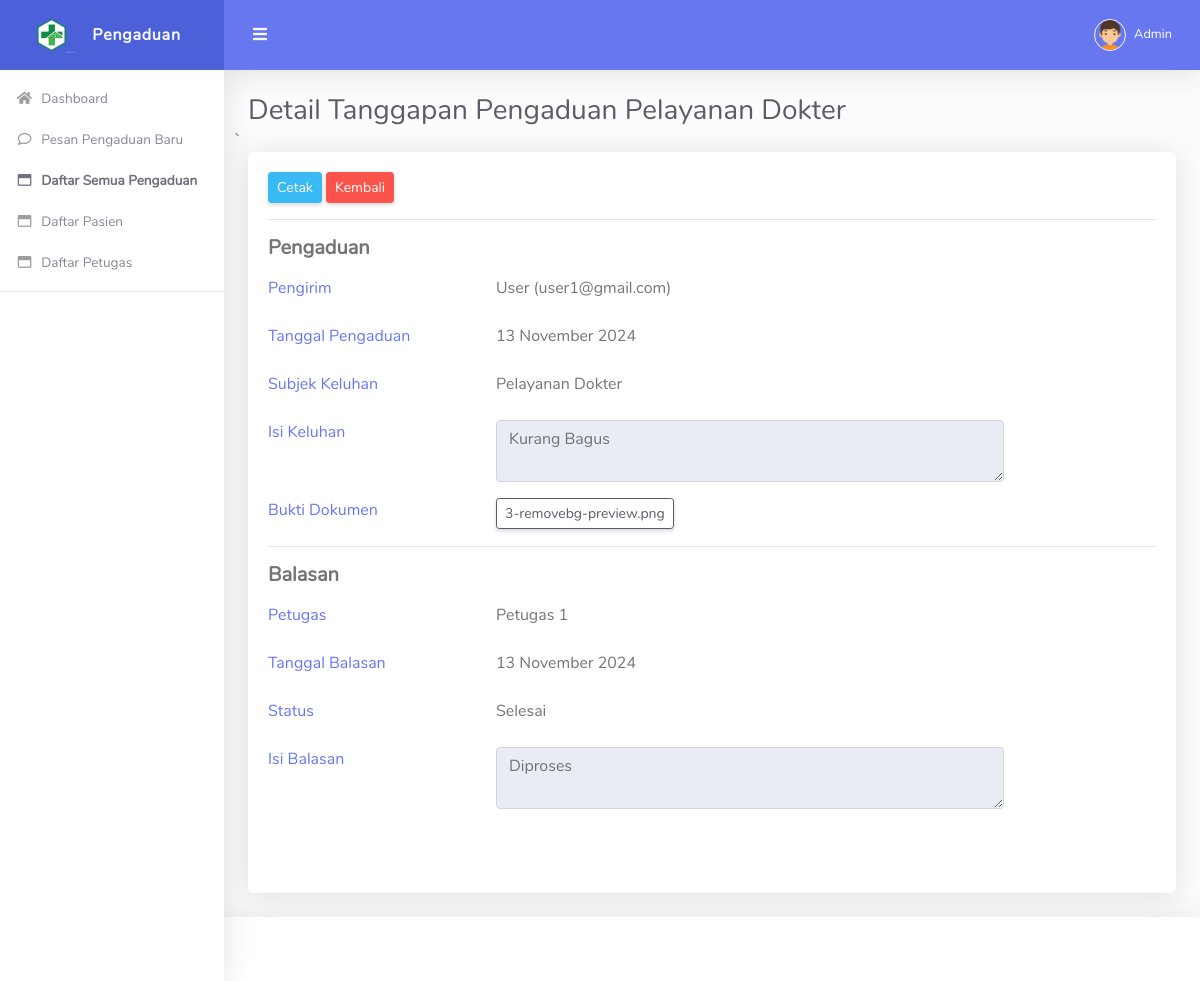
The page /admin/detail-pengaduan.php?id=51 (signed in) on the database its author committed.
### tables this page shows
CREATE TABLE `tbl_pengaduan` (
  `id_pengaduan` int NOT NULL,
  `subjek_pengaduan` varchar(150) NOT NULL,
  `tgl_pengaduan` date NOT NULL,
  `isi_pengaduan` text NOT NULL,
  `bukti_pengaduan` varchar(100) DEFAULT NULL,
  `balasan_pengaduan` enum('Belum','Proses','Selesai') NOT NULL,
  `id_masyarakat` int NOT NULL
);

CREATE TABLE `tbl_masyarakat` (
  `id_masyarakat` int NOT NULL,
  `nik` varchar(50) NOT NULL,
  `nama` varchar(90) NOT NULL,
  `email` varchar(50) NOT NULL,
  `password` varchar(200) NOT NULL
);

CREATE TABLE `tbl_tanggapan` (
  `id_tanggapan` int NOT NULL,
  `tgl_balas_tanggapan` date NOT NULL,
  `status_tanggapan` enum('Proses','Selesai') NOT NULL,
  `isi_tanggapan` text NOT NULL,
  `id_petugas` int NOT NULL,
  `id_pengaduan` int NOT NULL
);

CREATE TABLE `tbl_petugas` (
  `id_petugas` int NOT NULL,
  `nama` varchar(90) NOT NULL,
  `email` varchar(50) NOT NULL,
  `telepon` varchar(16) NOT NULL,
  `password` varchar(150) NOT NULL,
  `level` enum('Admin','Petugas') NOT NULL
);

### koneksi.php (called while the page is built, shortened)
<?php
function tgl_indo($tanggal){
	$bulan = array (
		1 =>   'Januari',
		'Februari',
		'Maret',
		'April',
		'Mei',
		'Juni',
		'Juli',
		'Agustus',
		'September',
		'Oktober',
		'November',
		'Desember'
	);
	$pecahkan = explode('-', $tanggal);
	return $pecahkan[2] . ' ' . $bulan[ (int)$pecahkan[1] ] . ' ' . $pecahkan[0];
}
?>

### admin/detail-pengaduan.php (the view, shortened to what this page needs)
<?php
  include '../koneksi.php';
  $id = $_GET['id'];
  $data = mysqli_query($koneksi,"select * from tbl_pengaduan JOIN tbl_masyarakat USING (id_masyarakat) where id_pengaduan='$id'");
  $row = mysqli_fetch_array($data)
?>
<!DOCTYPE html>
<html lang="en">
<head>
  <link href="../vendor/fontawesome-free/css/all.min.css" rel="stylesheet" type="text/css">
  <link href="../vendor/bootstrap/css/bootstrap.min.css" rel="stylesheet" type="text/css">
  <link href="../css/ruang-admin.min.css" rel="stylesheet">
  <link href="../vendor/datatables/dataTables.bootstrap4.css"  rel="stylesheet" type="text/css">
</head>
<body id="page-top">
  <div id="wrapper">
    <ul class="navbar-nav sidebar sidebar-light accordion" id="accordionSidebar">
      <a class="sidebar-brand d-flex align-items-center justify-content-center" href="index.php">
        <div class="sidebar-brand-icon">
          <img src="../img/logo/logo2.png">
        </div>
        <div class="sidebar-brand-text mx-3">Pengaduan</div>
      </a>
      <?php include "menu.php"; ?>
      <hr class="sidebar-divider">
    </ul>
    <div id="content-wrapper" class="d-flex flex-column">
      <div id="content">
        <nav class="navbar navbar-expand navbar-light bg-navbar topbar mb-4 static-top">
          <button id="sidebarToggleTop" class="btn btn-link rounded-circle mr-3">
            <i class="fa fa-bars"></i>
          </button>
          <ul class="navbar-nav ml-auto">
            <li class="nav-item dropdown no-arrow">
              <a class="nav-link dropdown-toggle" href="#" id="userDropdown" role="button" data-toggle="dropdown"
                aria-haspopup="true" aria-expanded="false">
                <img class="img-profile rounded-circle" src="../img/boy.png" style="max-width: 60px">
                <span class="ml-2 d-none d-lg-inline text-white small"><?php echo $_SESSION['nama']; ?></span>
              </a>
            </li>
          </ul>
        </nav>
        <div class="container-fluid" id="container-wrapper">
          <div class="d-sm-flex align-items-center justify-content-between mb-0">
            <h1 class="h3 mb-0 text-gray-800">Detail Tanggapan Pengaduan <?php echo $row['subjek_pengaduan'];?></h1>
          </div>
          <div class="row">
         ` <div class="col-lg-12">
              <div class="card mb-4">
                <div class="card-body">
                  <form action="add-pengaduan.php" method="post" enctype="multipart/form-data">
                    <div class="form-group">
                    <a class='btn btn-sm btn-info' href='cetak-pengaduan.php?id=<?php echo $row['id_pengaduan'];?>'> Cetak</a>
                    <a class='btn btn-sm btn-danger' href='daftar-pengaduan.php'> Kembali </a>
                    <hr>
                     <h5 class="text-secondary"><b>Pengaduan</b></h5>
                    </div>
                    <div class="form-group row">
                      <div class="col-lg-3">
                        <label for="tgl" class="text-primary">Pengirim</label>
                      </div>
                      <div class="col-lg-7">
                       <label class="text-default"><?php echo $row['nama'] ;?> (<?php echo $row['email'] ;?>) </label>
                      </div>
                    </div>
                    <div class="form-group row">
                      <div class="col-lg-3">
                        <label for="tgl" class="text-primary">Tanggal Pengaduan</label>
                      </div>
                      <div class="col-lg-7">
                       <label class="text-default"><?php echo tgl_indo($row['tgl_pengaduan']);?> </label>
                      </div>
                    </div>
                    <div class="form-group row">
                      <div class="col-lg-3">
                       <label for="subjek" class="text-primary">Subjek Keluhan</label>
                      </div>
                      <div class="col-lg-7">
                       <label class="text-default"><?php echo $row['subjek_pengaduan'];?> </label>
                      </div>
                    </div>
                    <div class="form-group row">
                      <div class="col-lg-3">
                       <label for="subjek" class="text-primary">Isi Keluhan</label>
                      </div>
                      <div class="col-lg-7">
                      <textarea class="form-control" readonly><?php echo $row['isi_pengaduan'];?> </textarea>
                      </div>
                    </div>
                    <div class="form-group row">
                      <div class="col-lg-3">
                       <label for="subjek" class="text-primary">Bukti Dokumen</label>
                      </div>
                      <div class="col-lg-7">
                       <button type="button" class="btn btn-outline-dark btn-sm" data-toggle="modal" data-target="#exampleModal"
                    id="#myBtn"><?php echo $row['bukti_pengaduan'];?></button>
                      </div>
                    </div>
                    <hr>
                  <?php
                    $d = mysqli_query($koneksi,"select * from tbl_tanggapan JOIN tbl_petugas USING(id_petugas) where id_pengaduan='$id'");
                    $r = mysqli_fetch_array($d);
                    $cek = mysqli_num_rows($d);
                    if ($cek == 0){
                      echo "<div class='alert alert-danger' role='alert'>
                      <i class='fa fa-3x fa-frown'></i><br>
                      <b> Maaf belum ada balasan.</b>
                      </div>";
                    }
                    else {
                  ?>
                  <div class="form-group">
                     <h5 class="text-secondary"><b>Balasan</b></h5>
                    </div>
                    <div class="form-group row">
                      <div class="col-lg-3">
                        <label for="tgl" class="text-primary">Petugas</label>
                      </div>
                      <div class="col-lg-7">
                       <label class="text-default"><?php echo $r['nama'];?> </label>
                      </div>
                    </div>
                    <div class="form-group row">
                      <div class="col-lg-3">
                        <label for="tgl" class="text-primary">Tanggal Balasan</label>
                      </div>
                      <div class="col-lg-7">
                       <label class="text-default"><?php echo tgl_indo($r['tgl_balas_tanggapan']);?> </label>
                      </div>
                    </div>
                    <div class="form-group row">
                      <div class="col-lg-3">
                       <label for="subjek" class="text-primary">Status</label>
                      </div>
                      <div class="col-lg-7">
                       <label class="text-default"><?php echo $r['status_tanggapan'];?> </label>
                      </div>
                    </div>
                    <div class="form-group row">
                      <div class="col-lg-3">
                       <label for="subjek" class="text-primary">Isi Balasan</label>
                      </div>
                      <div class="col-lg-7">
                       <textarea class="form-control" readonly><?php echo $r['isi_tanggapan'];?> </textarea>
                      </div>
                    </div>
                    </div>
                    <br>
                    <br>
                  <?php } ?>
                </div>
              </div>
          </div>
        </div>
      </div>
      <footer class="sticky-footer bg-white">
      </footer>
    </div>
  </div>
</body>
</html>

### rows shown on the page
tbl_pengaduan: subjek_pengaduan "Pelayanan Dokter", id_masyarakat.nama "User", id_masyarakat.email "user1@gmail.com", tgl_pengaduan "13 November 2024", isi_pengaduan "Kurang Bagus", bukti_pengaduan "3-removebg-preview.png"
tbl_tanggapan: id_petugas.nama "Petugas 1", tgl_balas_tanggapan "13 November 2024", status_tanggapan "Selesai", isi_tanggapan "Diproses"

### other values the page prints
$_SESSION['nama'] "Admin"
